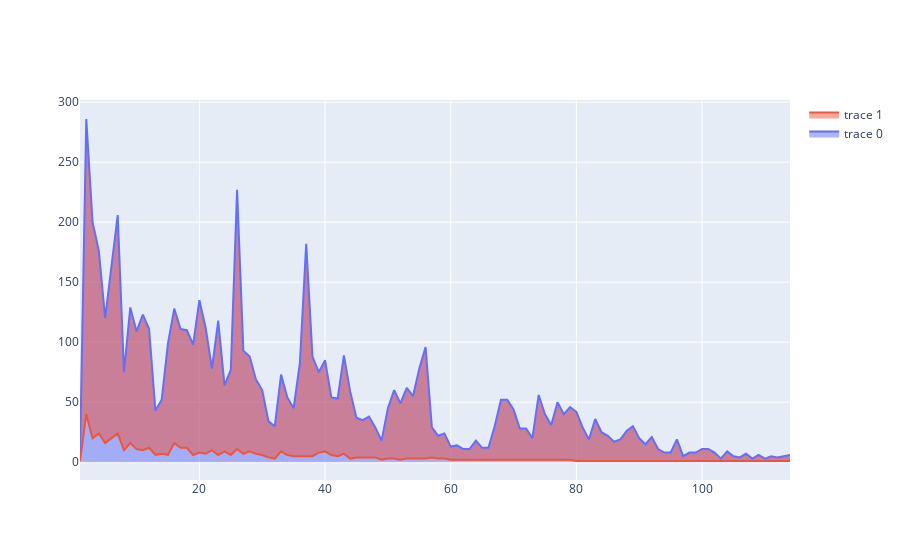

Source (notebook cell):
### Code cell
import plotly.graph_objects as go
fig=go.Figure()
fig.add_trace(go.Scatter(x=sorted(df['S_no']),y=df['Ayahs'],fill="tozeroy"))
fig.add_trace(go.Scatter(x=sorted(df['S_no']),y=df['Ruku'],fill="tonexty"))

### Figure 1 — Plotly figure (JSON) as saved in the notebook; plotly's stock layout.template omitted (floating-point values rounded to 4 significant figures)
{"data": [{"fill": "tozeroy", "type": "scatter", "x": [1, 2, 3, 4, 5, 6, 7, 8, 9, 10, 11, 12, 13, 14, 15, 16, 17, 18, 19, 20, 21, 22, 23, 24, 25, 26, 27, 28, 29, 30, 31, 32, 33, 34, 35, 36, 37, 38, 39, 40, 41, 42, 43, 44, 45, 46, 47, 48, 49, 50, 51, 52, 53, 54, 55, 56, 57, 58, 59, 60, 61, 62, 63, 64, 65, 66, 67, 68, 69, 70, 71, 72, 73, 74, 75, 76, 77, 78, 79, 80, 81, 82, 83, 84, 85, 86, 87, 88, 89, 90, 91, 92, 93, 94, 95, 96, 97, 98, 99, 100, 101, 102, 103, 104, 105, 106, 107, 108, 109, 110, 111, 112, 113, 114], "y": [7, 286, 200, 176, 120, 165, 206, 75, 129, 109, 123, 111, 43, 52, 99, 128, 111, 110, 98, 135, 112, 78, 118, 64, 77, 227, 93, 88, 69, 60, 34, 30, 73, 54, 45, 83, 182, 88, 75, 85, 54, 53, 89, 59, 37, 35, 38, 29, 18, 45, 60, 49, 62, 55, 78, 96, 29, 22, 24, 13, 14, 11, 11, 18, 12, 12, 30, 52, 52, 44, 28, 28, 20, 56, 40, 31, 50, 40, 46, 42, 29, 19, 36, 25, 22, 17, 19, 26, 30, 20, 15, 21, 11, 8, 8, 19, 5, 8, 8, 11, 11, 8, 3, 9, 5, 4, 7, 3, 6, 3, 5, 4, 5, 6]}, {"fill": "tonexty", "type": "scatter", "x": [1, 2, 3, 4, 5, 6, 7, 8, 9, 10, 11, 12, 13, 14, 15, 16, 17, 18, 19, 20, 21, 22, 23, 24, 25, 26, 27, 28, 29, 30, 31, 32, 33, 34, 35, 36, 37, 38, 39, 40, 41, 42, 43, 44, 45, 46, 47, 48, 49, 50, 51, 52, 53, 54, 55, 56, 57, 58, 59, 60, 61, 62, 63, 64, 65, 66, 67, 68, 69, 70, 71, 72, 73, 74, 75, 76, 77, 78, 79, 80, 81, 82, 83, 84, 85, 86, 87, 88, 89, 90, 91, 92, 93, 94, 95, 96, 97, 98, 99, 100, 101, 102, 103, 104, 105, 106, 107, 108, 109, 110, 111, 112, 113, 114], "y": [1, 40, 20, 24, 16, 20, 24, 10, 16, 11, 10, 12, 6, 7, 6, 16, 12, 12, 6, 8, 7, 10, 6, 9, 6, 11, 7, 9, 7, 6, 4, 3, 9, 6, 5, 5, 5, 5, 8, 9, 6, 5, 7, 3, 4, 4, 4, 4, 2, 3, 3, 2, 3, 3, 3, 3, 4, 3, 3, 2, 2, 2, 2, 2, 2, 2, 2, 2, 2, 2, 2, 2, 2, 2, 2, 2, 2, 2, 2, 1, 1, 1, 1, 1, 1, 1, 1, 1, 1, 1, 1, 1, 1, 1, 1, 1, 1, 1, 1, 1, 1, 1, 1, 1, 1, 1, 1, 1, 1, 1, 1, 1, 1, 1]}], "layout": {}}
